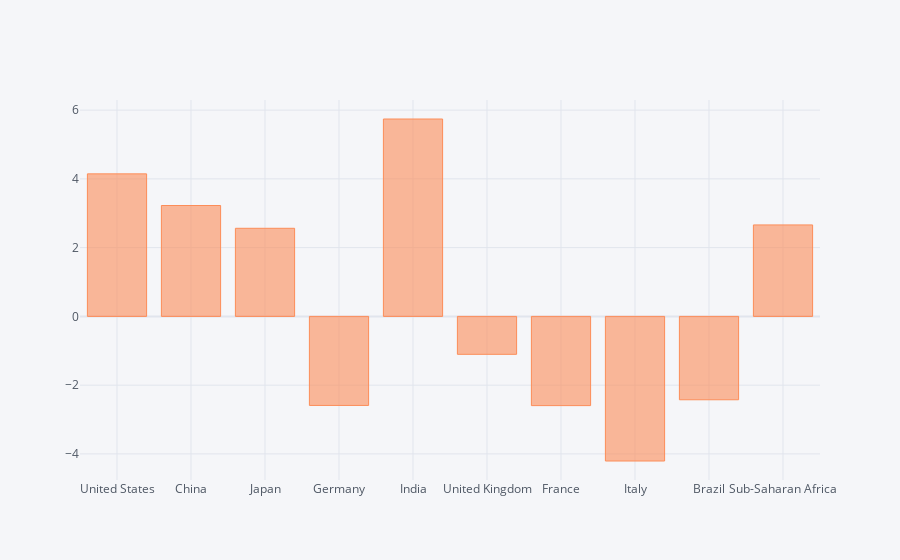

The code cell stored with this chart in its notebook:
### Markdown cell above
**VIsualizing percentage decrease/increase between 2018 and 2019 for top 10s**

### Code cell
top10.iplot(kind='bar',x='Country Name',y='Difference', colorscale='rdylgn')

### Figure 1 — Plotly figure (JSON) as saved in the notebook; plotly's stock layout.template omitted (floating-point values rounded to 4 significant figures)
{"data": [{"marker": {"color": "rgba(252, 141, 89, 0.6)", "line": {"color": "rgba(252, 141, 89, 1.0)", "width": 1}}, "name": "Difference", "orientation": "v", "text": "", "type": "bar", "x": ["United States", "China", "Japan", "Germany", "India", "United Kingdom", "France", "Italy", "Brazil", "Sub-Saharan Africa"], "y": [4.145, 3.225, 2.562, -2.59, 5.741, -1.103, -2.595, -4.206, -2.425, 2.66]}], "layout": {"legend": {"bgcolor": "#F5F6F9", "font": {"color": "#4D5663"}}, "paper_bgcolor": "#F5F6F9", "plot_bgcolor": "#F5F6F9", "title": {"font": {"color": "#4D5663"}}, "xaxis": {"gridcolor": "#E1E5ED", "showgrid": true, "tickfont": {"color": "#4D5663"}, "title": {"font": {"color": "#4D5663"}, "text": ""}, "zerolinecolor": "#E1E5ED"}, "yaxis": {"gridcolor": "#E1E5ED", "showgrid": true, "tickfont": {"color": "#4D5663"}, "title": {"font": {"color": "#4D5663"}, "text": ""}, "zerolinecolor": "#E1E5ED"}}}
